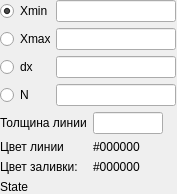
<?xml version="1.0" encoding="UTF-8"?>
<ui version="4.0">
 <class>HistogramTuner</class>
 <widget class="QWidget" name="HistogramTuner">
  <property name="geometry">
   <rect>
    <x>0</x>
    <y>0</y>
    <width>177</width>
    <height>187</height>
   </rect>
  </property>
  <property name="sizePolicy">
   <sizepolicy hsizetype="Fixed" vsizetype="Fixed">
    <horstretch>0</horstretch>
    <verstretch>0</verstretch>
   </sizepolicy>
  </property>
  <property name="maximumSize">
   <size>
    <width>190</width>
    <height>190</height>
   </size>
  </property>
  <property name="windowTitle">
   <string>Form</string>
  </property>
  <layout class="QVBoxLayout" name="verticalLayout">
   <property name="leftMargin">
    <number>0</number>
   </property>
   <property name="topMargin">
    <number>0</number>
   </property>
   <property name="rightMargin">
    <number>0</number>
   </property>
   <property name="bottomMargin">
    <number>0</number>
   </property>
   <item>
    <layout class="QGridLayout" name="layoutGrid">
     <item row="0" column="0">
      <widget class="QRadioButton" name="radXMin">
       <property name="maximumSize">
        <size>
         <width>50</width>
         <height>16777215</height>
        </size>
       </property>
       <property name="text">
        <string>Xmin</string>
       </property>
       <property name="checked">
        <bool>true</bool>
       </property>
      </widget>
     </item>
     <item row="1" column="0">
      <widget class="QRadioButton" name="radXMax">
       <property name="maximumSize">
        <size>
         <width>50</width>
         <height>16777215</height>
        </size>
       </property>
       <property name="text">
        <string>Xmax</string>
       </property>
      </widget>
     </item>
     <item row="3" column="0">
      <widget class="QRadioButton" name="radN">
       <property name="maximumSize">
        <size>
         <width>50</width>
         <height>16777215</height>
        </size>
       </property>
       <property name="text">
        <string>N</string>
       </property>
      </widget>
     </item>
     <item row="2" column="0">
      <widget class="QRadioButton" name="radDx">
       <property name="maximumSize">
        <size>
         <width>50</width>
         <height>16777215</height>
        </size>
       </property>
       <property name="text">
        <string>dx</string>
       </property>
      </widget>
     </item>
     <item row="3" column="1">
      <widget class="IntNumberEdit" name="sbxN">
       <property name="sizePolicy">
        <sizepolicy hsizetype="Fixed" vsizetype="Fixed">
         <horstretch>0</horstretch>
         <verstretch>0</verstretch>
        </sizepolicy>
       </property>
       <property name="maximumSize">
        <size>
         <width>120</width>
         <height>16777215</height>
        </size>
       </property>
      </widget>
     </item>
     <item row="2" column="1">
      <widget class="DoubleNumberEdit" name="sbxDx">
       <property name="sizePolicy">
        <sizepolicy hsizetype="Fixed" vsizetype="Fixed">
         <horstretch>0</horstretch>
         <verstretch>0</verstretch>
        </sizepolicy>
       </property>
       <property name="maximumSize">
        <size>
         <width>120</width>
         <height>16777215</height>
        </size>
       </property>
      </widget>
     </item>
     <item row="1" column="1">
      <widget class="DoubleNumberEdit" name="sbxXMax">
       <property name="sizePolicy">
        <sizepolicy hsizetype="Fixed" vsizetype="Fixed">
         <horstretch>0</horstretch>
         <verstretch>0</verstretch>
        </sizepolicy>
       </property>
       <property name="maximumSize">
        <size>
         <width>120</width>
         <height>16777215</height>
        </size>
       </property>
      </widget>
     </item>
     <item row="0" column="1">
      <widget class="DoubleNumberEdit" name="sbxXMin">
       <property name="sizePolicy">
        <sizepolicy hsizetype="Fixed" vsizetype="Fixed">
         <horstretch>0</horstretch>
         <verstretch>0</verstretch>
        </sizepolicy>
       </property>
       <property name="maximumSize">
        <size>
         <width>120</width>
         <height>16777215</height>
        </size>
       </property>
      </widget>
     </item>
    </layout>
   </item>
   <item>
    <layout class="QHBoxLayout" name="layoutStyle">
     <property name="sizeConstraint">
      <enum>QLayout::SetMinimumSize</enum>
     </property>
     <item>
      <layout class="QFormLayout" name="formLayout">
       <item row="0" column="0">
        <widget class="QLabel" name="label">
         <property name="text">
          <string>Толщина линии</string>
         </property>
        </widget>
       </item>
       <item row="1" column="0">
        <widget class="QLabel" name="label_2">
         <property name="text">
          <string>Цвет линии</string>
         </property>
        </widget>
       </item>
       <item row="1" column="1">
        <widget class="ColorLabel" name="lblHistLineColor">
         <property name="maximumSize">
          <size>
           <width>70</width>
           <height>16777215</height>
          </size>
         </property>
         <property name="text">
          <string>#000000</string>
         </property>
        </widget>
       </item>
       <item row="2" column="0">
        <widget class="QLabel" name="label_4">
         <property name="text">
          <string>Цвет заливки:</string>
         </property>
        </widget>
       </item>
       <item row="2" column="1">
        <widget class="ColorLabel" name="lblHistAreaColor">
         <property name="maximumSize">
          <size>
           <width>70</width>
           <height>16777215</height>
          </size>
         </property>
         <property name="text">
          <string>#000000</string>
         </property>
        </widget>
       </item>
       <item row="0" column="1">
        <widget class="DoubleNumberEdit" name="sbxHistLineWidth">
         <property name="maximumSize">
          <size>
           <width>70</width>
           <height>16777215</height>
          </size>
         </property>
        </widget>
       </item>
      </layout>
     </item>
    </layout>
   </item>
   <item>
    <widget class="QLabel" name="lblHistState">
     <property name="sizePolicy">
      <sizepolicy hsizetype="Minimum" vsizetype="Preferred">
       <horstretch>0</horstretch>
       <verstretch>0</verstretch>
      </sizepolicy>
     </property>
     <property name="maximumSize">
      <size>
       <width>150</width>
       <height>16777215</height>
      </size>
     </property>
     <property name="text">
      <string>State</string>
     </property>
    </widget>
   </item>
  </layout>
 </widget>
 <customwidgets>
  <customwidget>
   <class>DoubleNumberEdit</class>
   <extends>QLineEdit</extends>
   <header>extra_widgets/numberedit.h</header>
  </customwidget>
  <customwidget>
   <class>IntNumberEdit</class>
   <extends>QLineEdit</extends>
   <header>extra_widgets/numberedit.h</header>
  </customwidget>
  <customwidget>
   <class>ColorLabel</class>
   <extends>QLabel</extends>
   <header>extra_widgets/colorlabel.h</header>
  </customwidget>
 </customwidgets>
 <resources/>
 <connections/>
</ui>
